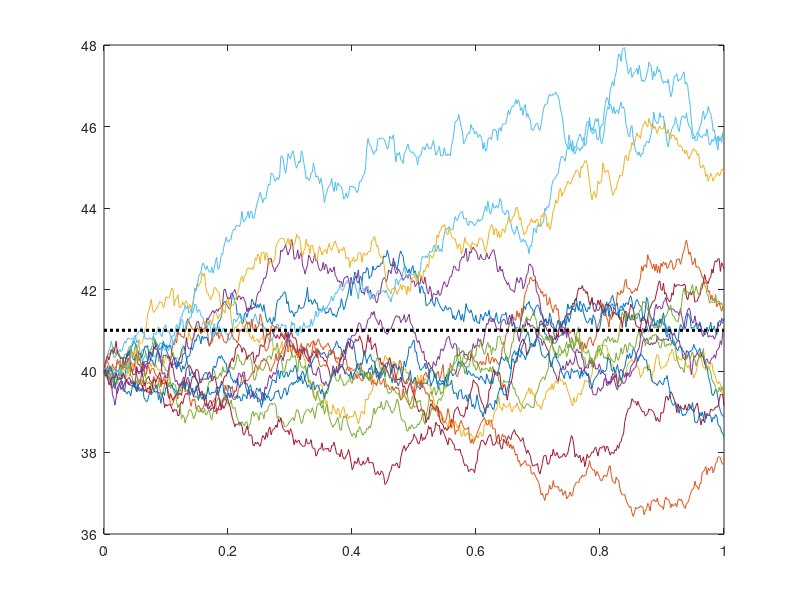

Reproduce this figure in MATLAB.
S0 = 40;                % Prix initial du sous jacent
K = 41;                 % Prix d'exercice de l'option

r = 0.05;               % Taux d'interet sous risque neutre
sigma = 0.01;           % Variance partie fixe

t0 = 0;                 % Debut de la periode
n = 2^9;                % Nombre de intervalles
T = 1;                  % Fin de la periode

nlambda = 500;
n_simu = 1000;

dt = (T-t0)/n;
t = t0:dt:T;

S = zeros(15,n+1);
S(:,1) = S0;

% Simulation pas a pas pour l'affichage
for i = 2:(n+1)
    dW_t = normrnd(zeros(15,1),sqrt(dt));
    dSi = S(:,i-1).*( r*dt + sigma*sqrt(S(:,i-1)).*dW_t );
    S(:,i) = S(:,i-1) + dSi;
end

 plot([t0 T],[K K], ':k', 'LineWidth',2)
        hold on
        plot(t, S)
        plot([t0 T],[K K], ':k', 'LineWidth',2)
        hold off



%% ~~~~ Méthode de Monte Carlo ~~~~~~ %%
nb_trajectoires = n_simu;

tic;
%t_d = datetime('now');
S = S0 * ones(nb_trajectoires,1);
X = S/2;

% Simulation pas a pas
for i = 1:n
    dW_t = normrnd(0,sqrt(dt), nb_trajectoires,1);
    S = S .* (1 + r*dt + sigma*sqrt(abs(S)).*dW_t );
    X = X+S;
end

X = X - S/2;

XT = X / n;

XK = max(XT-K,0);
P = exp(-r * T ) * mean(XK);
sd = exp(-r * T) * std(XK);
i_inf = P - 1.96 * sd / sqrt(nb_trajectoires);
i_sup = P + 1.96 * sd / sqrt(nb_trajectoires);

tps = toc;

% fonction d'affichage 
disp(strcat({'MC : '},...
{' P = '},sprintf('%05.3f',P),...
{' IC = ['},sprintf('%05.3f',i_inf),...
{' , '},sprintf('%05.3f',i_sup),...
{'] '},...
{' largeur = '},sprintf('%05.3f',i_sup - i_inf),...
{' t = '},sprintf('%05.3f',tps),...
{' eff = '},sprintf('%05.3f',(i_sup - i_inf)  *sqrt(tps))...
));


%% ~~~~ Méthode de Monte Carlo avec réduction de la variance - variables antithétiques ~~~~~~ %%

tic
%t_d = datetime('now');
S = S0 * ones(nb_trajectoires,1);
Sa = S;
X = S/2;
Xa = X;

% Simulation pas a pas
for i = 1:n
    dW_t = normrnd(0,sqrt(dt), nb_trajectoires,1);
    S = S .* (1 + r*dt + sigma*sqrt(abs(S)).*dW_t );
    Sa = Sa .* (1 + r*dt - sigma*sqrt(abs(Sa)).*dW_t );
    X = X+S;
    Xa = Xa + Sa;
end

X = X - S/2;
Xa = Xa - Sa/2;

XT = X / n;
XTa = Xa/n;

XK = max(XT-K,0);
XKa = max(XTa - K,0);
XK = (XK + XKa)/2;
P = exp(-r * T ) * mean(XK);
sd = exp(-r * T) * std(XK);
i_inf = P - 1.96 * sd / sqrt(nb_trajectoires);
i_sup = P + 1.96 * sd / sqrt(nb_trajectoires);

tps = toc;

% fonction d'affichage 
disp(strcat({'ANT : '},...
{' P = '},sprintf('%05.3f',P),...
{' IC = ['},sprintf('%05.3f',i_inf),...
{' , '},sprintf('%05.3f',i_sup),...
{'] '},...
{' largeur = '},sprintf('%05.3f',i_sup - i_inf),...
{' t = '},sprintf('%05.3f',tps),...
{' eff = '},sprintf('%05.3f',(i_sup - i_inf)  *sqrt(tps))...
));


%% ~~~~ Méthode de Monte Carlo avec reduction de la variance - variables de contrôle 1 ~~~~~~ %%

tic;
%t_d = datetime('now');
nb_trajectoires = nlambda;
S = S0 * ones(nb_trajectoires,1);
X = S/2;
VC = zeros(nb_trajectoires, 1);


% Simulation pas a pas
for i = 1:n
    dW_t = normrnd(0,sqrt(dt), nb_trajectoires,1);
    VC = VC + dW_t; % succesion des petits accroissements du brownien => VC et S sont correles
    S = S .* (1 + r*dt + sigma*sqrt(abs(S)).*dW_t );
    X = X+S;
end

X = X - S/2;

XT = X / n;

XK = max(XT-K,0);
A = cov(XK, VC);
lambda = A(1,2)/A(2,2);

nb_trajectoires = n_simu;
S = S0 * ones(nb_trajectoires,1);
X = S/2;
VC = zeros(nb_trajectoires, 1);


% Simulation pas a pas
for i = 1:n
    dW_t = normrnd(0,sqrt(dt), nb_trajectoires,1);
    VC = VC + dW_t; % succesion des petits accroissements du brownien => VC et S sont correles
    S = S .* (1 + r*dt + sigma*sqrt(abs(S)).*dW_t );
    X = X+S;
end

X = X - S/2;

XT = X / n;

XK = max(XT-K,0)-lambda * VC;
P = exp(-r * T ) * mean(XK);
sd = exp(-r * T) * std(XK);
i_inf = P - 1.96 * sd / sqrt(nb_trajectoires);
i_sup = P + 1.96 * sd / sqrt(nb_trajectoires);

tps = toc;
% /!\ ensemble des deux programmes

% fonction d'affichage 
disp(strcat({'VC1 : '},...
{' P = '},sprintf('%05.3f',P),...
{' IC = ['},sprintf('%05.3f',i_inf),...
{' , '},sprintf('%05.3f',i_sup),...
{'] '},...
{' largeur = '},sprintf('%05.3f',i_sup - i_inf),...
{' t = '},sprintf('%05.3f',tps),...
{' eff = '},sprintf('%05.3f',(i_sup - i_inf)  *sqrt(tps))...
));